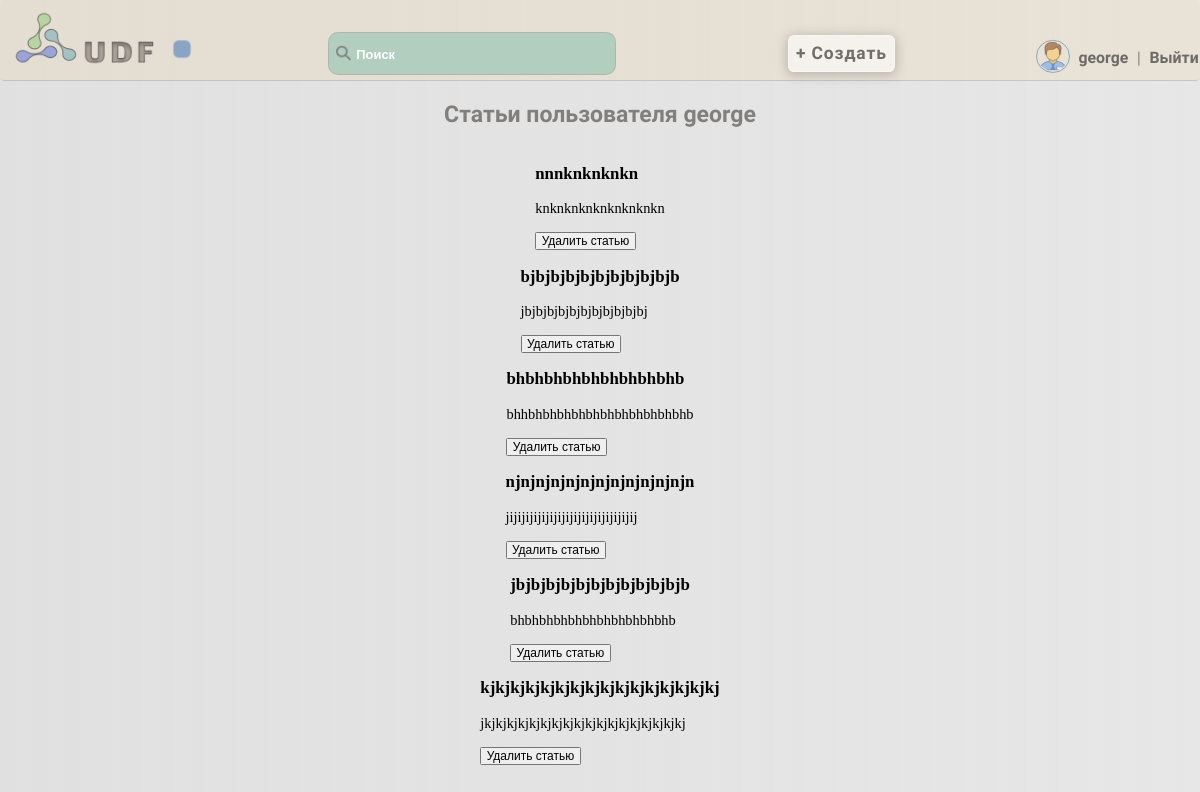
Before: /user/1/articles/ (signed in) with the older database file.
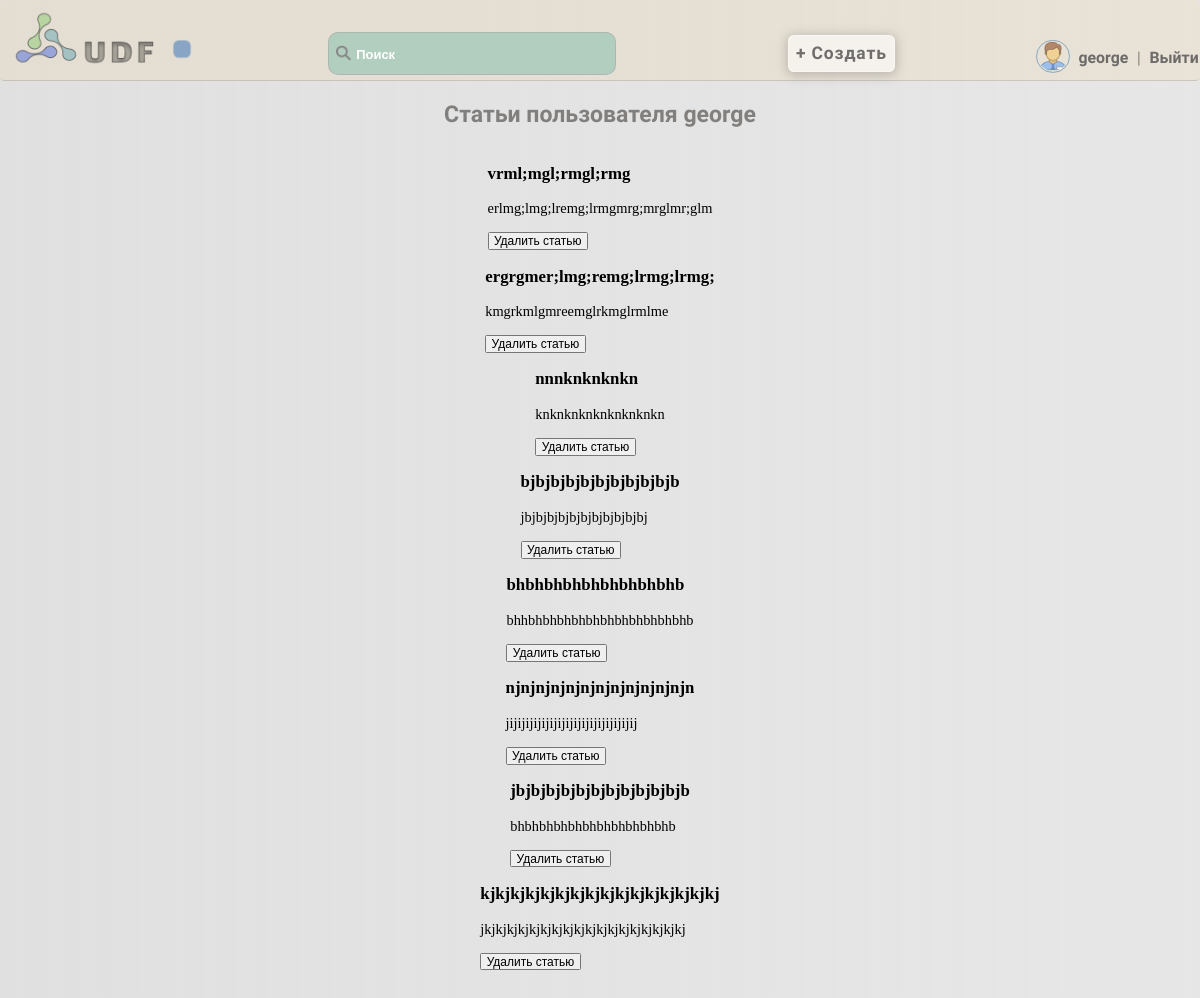
After: the same page with the newer database file.
### articles/models.py (models this page shows, shortened)
class Article(models.Model):
    title = models.CharField(max_length=255)
    content = models.TextField()
    author = models.ForeignKey(settings.AUTH_USER_MODEL, on_delete=models.CASCADE)
    created_at = models.DateTimeField(auto_now_add=True)
    likes = models.ManyToManyField(settings.AUTH_USER_MODEL, related_name='liked_articles')
    dislikes = models.ManyToManyField(settings.AUTH_USER_MODEL, related_name='disliked_articles')

### articles/views.py (the view)
# urls.py: path('user/<int:user_id>/articles/', user_articles, name='user_articles'),
@login_required()
def user_articles(request, user_id):
    user = get_object_or_404(User, id=user_id)
    articles = Article.objects.filter(author=user).order_by('-created_at')
    return render(request, 'articles/user_articles.html', {'user': user, 'articles': articles})

### articles/templates/articles/user_articles.html (shortened to what this page needs)
{% extends 'core/base.html' %}
{% block content %}
  <h2>Статьи пользователя {{ user.username }}</h2>
  {% for article in articles %}
    <div>
      <h3>{{ article.title }}</h3>
      <p>{{ article.content|safe }}</p>
      {% if user.is_authenticated and user == article.author %}
        <form method="post" action="{% url 'delete_article' pk=article.pk %}">
          <button type="submit" onclick="return confirm('Вы уверены, что хотите удалить эту статью?')">Удалить статью</button>
        </form>
      {% endif %}
    </div>
  {% endfor %}
{% endblock %}

Changed rows visible on the page:
added Article: title "vrml;mgl;rmgl;rmg", content "erlmg;lmg;lremg;lrmgmrg;mrglmr;glm", shows "Удалить статью"
added Article: title "ergrgmer;lmg;remg;lrmg;lrmg;", content "kmgrkmlgmreemglrkmglrmlme", shows "Удалить статью"
